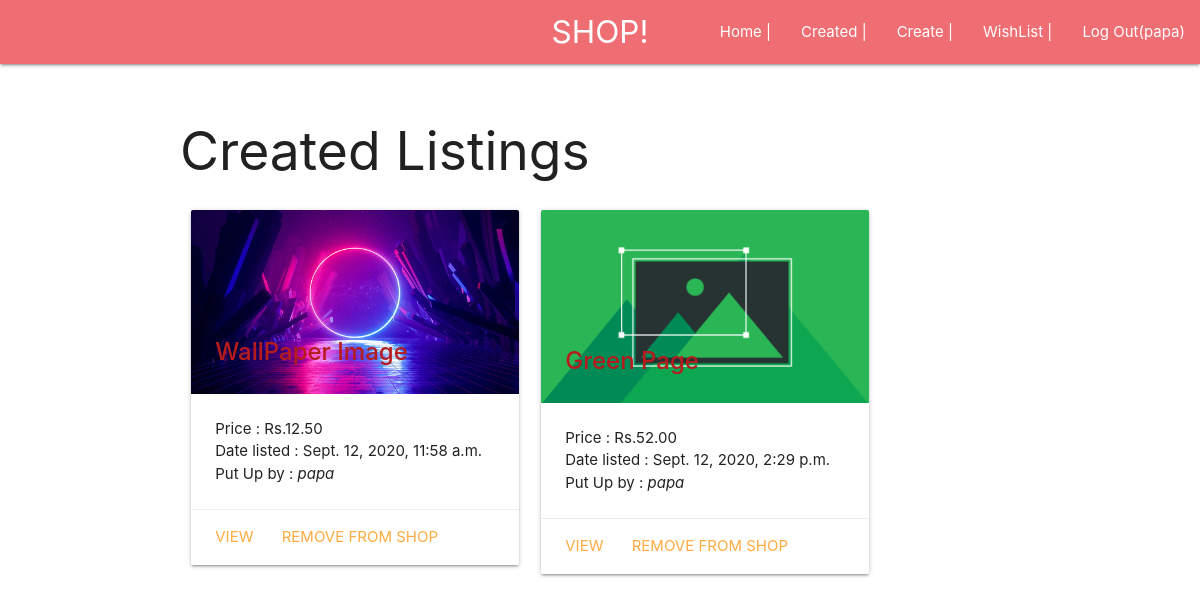
The app's page /my_created/ (signed in) with its own data.
### auctions/models.py (models this page shows, shortened)
class User(AbstractUser):
    pass

class Listing(models.Model):
	idx = models.AutoField(primary_key=True)
	title = models.CharField(max_length=250)
	summary = models.TextField()
	price = models.DecimalField(max_digits=10,decimal_places=2)
	listing_date = models.DateTimeField("date_listed", default=timezone.now())
	thumbnail = models.ImageField(null=True, blank=True,)
	created_by = models.ForeignKey(settings.AUTH_USER_MODEL, null=True, blank=True, on_delete=models.SET_NULL,)

### auctions/views.py (the view)
# urls.py: path("my_created/", views.my_created, name="my_created"),
def my_created(request):
    try:
        user = request.user
        listings =  Listing.objects.filter(created_by=user)
        return render(request,"auctions/my_created.html", context={"listings":listings})
    except TypeError:
        return render(request,"auctions/not_auth.html")

### auctions/templates/auctions/my_created.html
{% extends "auctions/layout.html" %}
{% load static %}
{% block body %}
    <h2>Created Listings</h2>
    <div class="row">
  	{% for listing in listings %}
    <div class="col s12 m5" >
      <div class="card">
        <div class="card-image">
          <img src="{{ listing.thumbnail.url|default_if_none:'#' }}">
          <span class="card-title activator red-text text-darken-4"><strong>{{ listing.title }}</strong></span>
        </div>
        <div class="card-content">
          <p>Price : Rs.{{ listing.price }}<br>Date listed : {{ listing.listing_date }}<br>Put Up by : <em>{{ listing.created_by }}</em></p>
        </div>
        <div class="card-action">
          <a href="{% url 'item_page' listing.idx %}">View</a>
          <a href="{% url 'remove_from_created' listing.idx %}">Remove from Shop</a>
        </div>
      </div>
    </div>
    {% empty %}
	<h1>No created listings!</h1>
    {% endfor %}
  </div>
{% endblock %}

### auctions/templates/auctions/layout.html (shortened to what this page needs)
{% load static %}
<!DOCTYPE html>
<html>
<head>
    <link rel="stylesheet" href="https://cdnjs.cloudflare.com/ajax/libs/materialize/1.0.0/css/materialize.min.css">
</head>
<body>
<nav>
    <div class="nav-wrapper">
      <a href="{% url 'index' %}" class="brand-logo center hide-on-med-and-down">SHOP!</a>
      <ul id="nav-mobile" class="right">
        {% if user.is_authenticated %}
        <li><a href="{% url 'index' %}">Home |</a></li>
            <li><a href="{% url 'my_created' %}">Created |</a></li>
            <li><a href="{% url 'create' %}">Create |</a></li>
            <li><a href="{% url 'wishlist' %}">WishList |</a></li>
            <li><a href="{% url 'logout' %}">Log Out({{user.username}})</a></li>
        {% else %}
            <li><a href="{% url 'index' %}">Home |</a></li>
            <li><a href="{% url 'login' %}">Log In |</a>
            <li><a href="{% url 'register' %}">Register </a></li>
        {% endif %}
      </ul>
    </div>
</nav>
<br>
<div class="container">
    {% block body %}
    {% endblock %}
</div>
</body>
</html>

### records on screen
User: username "papa"
Listing: thumbnail (picture), title "WallPaper Image", price "12.50", listing_date "Sept. 12, 2020, 11:58 a.m.", created_by "papa"
Listing: thumbnail (picture), title "Green Page", price "52.00", listing_date "Sept. 12, 2020, 2:29 p.m.", created_by "papa"
